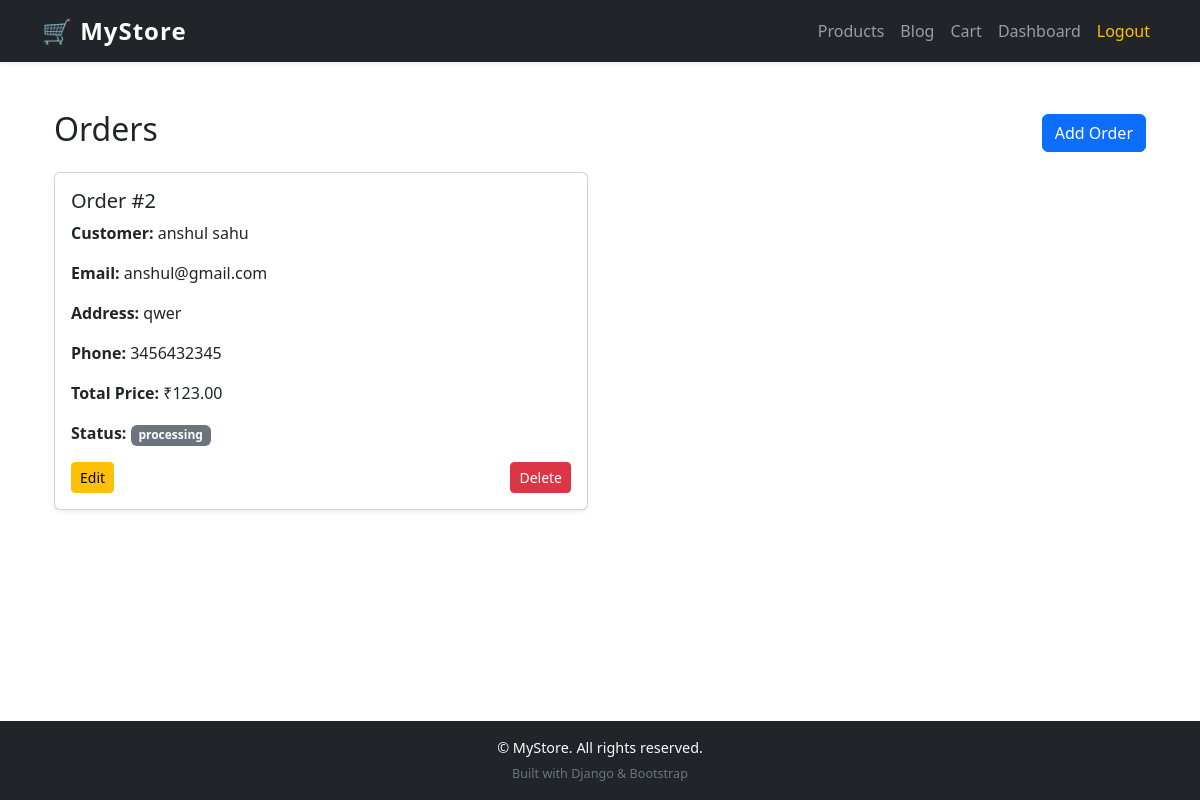
The page /store/orders/ (signed in) on the database its author committed.
### store/models.py (models this page shows, shortened)
class Order(models.Model):
    STATUS_CHOICES = [
        ("pending", "Pending"),
        ("processing", "Processing"),
        ("completed", "Completed"),
        ("cancelled", "Cancelled"),
    ]
    user = models.ForeignKey(User, on_delete=models.SET_NULL, null=True, blank=True)
    full_name = models.CharField(max_length=255)
    email = models.EmailField()
    address = models.TextField()
    phone = models.CharField(max_length=20)
    total_price = models.DecimalField(max_digits=10, decimal_places=2, default=0)
    status = models.CharField(max_length=20, choices=STATUS_CHOICES, default="pending")
    created_at = models.DateTimeField(auto_now_add=True)

### store/views.py (the view)
# urls.py: path('orders/', views.order_list, name='order_list'),
@login_required
def order_list(request):
    orders = Order.objects.all()
    return render(request, 'store/order_list.html', {'orders': orders})

### store/templates/store/order_list.html (shortened to what this page needs)
{% extends "base.html" %}
{% block content %}
<div class="container mt-4">
    <div class="d-flex justify-content-between align-items-center mb-3">
        <h2>Orders</h2>
        <a href="{% url 'store:order_add' %}" class="btn btn-primary">Add Order</a>
    </div>
    {% if orders %}
    <div class="row g-4">
        {% for order in orders %}
        <div class="col-md-6">
            <div class="card shadow-sm h-100">
                <div class="card-body d-flex flex-column">
                    <h5 class="card-title">Order #{{ order.id }}</h5>
                    <p><strong>Customer:</strong> {{ order.full_name }}</p>
                    <p><strong>Email:</strong> {{ order.email }}</p>
                    <p><strong>Address:</strong> {{ order.address }}</p>
                    <p><strong>Phone:</strong> {{ order.phone }}</p>
                    <p><strong>Total Price:</strong> ₹{{ order.total_price }}</p>
                    <p><strong>Status:</strong>
                        <span class="badge
                            {% if order.status == 'Pending' %} bg-warning
                            {% elif order.status == 'Completed' %} bg-success
                            {% elif order.status == 'Cancelled' %} bg-danger
                            {% else %} bg-secondary {% endif %}">
                            {{ order.status }}
                        </span>
                    </p>
                    <div class="mt-auto d-flex justify-content-between">
                        <a href="{% url 'store:order_edit' order.pk %}" class="btn btn-sm btn-warning">Edit</a>
                        <a href="{% url 'store:order_delete' order.pk %}" class="btn btn-sm btn-danger">Delete</a>
                    </div>
                </div>
            </div>
        </div>
        {% endfor %}
    </div>
    {% else %}
    <div class="alert alert-info text-center">No orders found.</div>
    {% endif %}
</div>
{% endblock %}

### static/css/style.css (style rules this page uses)
body { font-family: 'Segoe UI', Tahoma, Geneva, Verdana, sans-serif; }

### rows shown on the page
Order: id "2", full_name "anshul sahu", email "anshul@gmail.com", address "qwer", phone "3456432345", total_price "123.00", status "processing"
